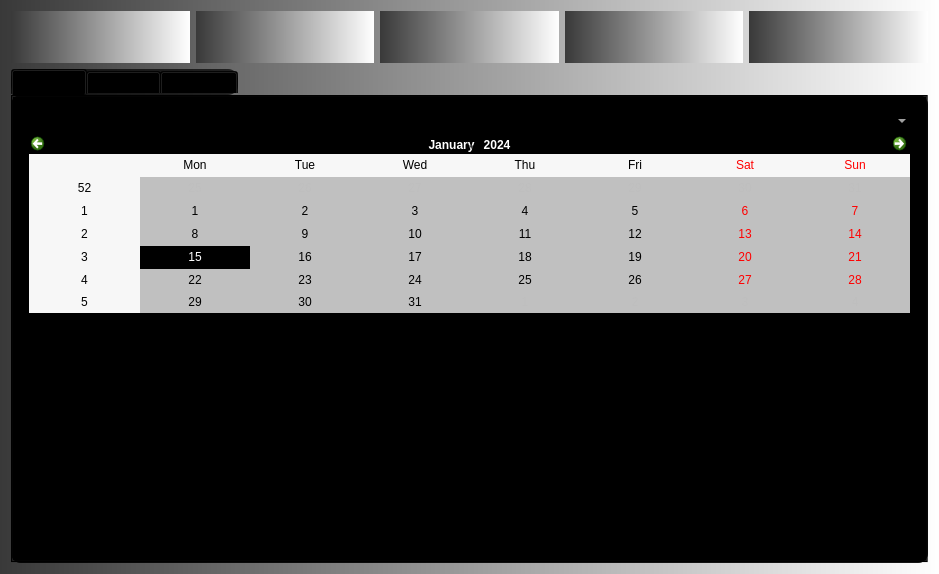
<?xml version="1.0" encoding="UTF-8"?>
<ui version="4.0">
 <class>ClubForms</class>
 <widget class="QWidget" name="ClubForms">
  <property name="geometry">
   <rect>
    <x>0</x>
    <y>0</y>
    <width>939</width>
    <height>574</height>
   </rect>
  </property>
  <property name="windowTitle">
   <string>Mi Deporte Movil</string>
  </property>
  <property name="windowIcon">
   <iconset resource="img.qrc">
    <normaloff>:/img/ico2.ico</normaloff>:/img/ico2.ico</iconset>
  </property>
  <property name="styleSheet">
   <string notr="true">background-color:qlineargradient(spread:pad, x1:0, y1:0, x2:1, y2:0, stop:0 rgba(57, 57, 57, 255), stop:1 rgba(255, 255, 255, 255))</string>
  </property>
  <layout class="QGridLayout" name="gridLayout_12">
   <item row="1" column="0" rowspan="2">
    <widget class="QTabWidget" name="tabWidget">
     <property name="styleSheet">
      <string notr="true">background-color:rgba(0,0,0,0.7);

selection-color: white;  
selection-background-color:rgba(0,0,0,0.5);     

border-radius: 10px;</string>
     </property>
     <property name="currentIndex">
      <number>0</number>
     </property>
     <widget class="QWidget" name="tab_2">
      <attribute name="title">
       <string>Reservas</string>
      </attribute>
      <layout class="QGridLayout" name="gridLayout_5">
       <item row="0" column="0">
        <layout class="QGridLayout" name="gridLayout_4">
         <item row="0" column="0" colspan="2">
          <widget class="QGroupBox" name="groupBox_10">
           <property name="title">
            <string>Canchas</string>
           </property>
           <layout class="QGridLayout" name="gridLayout_3">
            <item row="0" column="0">
             <widget class="QComboBox" name="cmbGameFields">
              <property name="styleSheet">
               <string notr="true">color:white;
border-color: grey;</string>
              </property>
              <property name="currentText">
               <string/>
              </property>
             </widget>
            </item>
            <item row="1" column="0">
             <widget class="QCalendarWidget" name="calendarWidget">
              <property name="styleSheet">
               <string notr="true">QCalendarWidget QAbstractItemView
{
background-color: rgb(192,192,192); /* цвет фона текущего месяца */
selection-background-color: black; /* цвет фона выбранного дня */
selection-color: white; /* цвет текста выбранного дня */
}
QCalendarWidget QMenu {
  	color: white;
  	background-color: rgb(100, 100, 100);
	selection-background-color: black; /* цвет фона выбранного дня */
	selection-color: white; /* цвет текста выбранного дня */
  }

QCalendarWidget QMenu::hover{
	color: rgb(158, 158, 158);
}</string>
              </property>
             </widget>
            </item>
           </layout>
          </widget>
         </item>
         <item row="1" column="0">
          <widget class="QGroupBox" name="groupBox_6">
           <property name="title">
            <string>Reservas del dia</string>
           </property>
           <layout class="QGridLayout" name="gridLayout_9">
            <item row="0" column="0">
             <widget class="QListWidget" name="listWidget">
              <property name="styleSheet">
               <string notr="true">color:white;</string>
              </property>
             </widget>
            </item>
           </layout>
          </widget>
         </item>
        </layout>
       </item>
       <item row="1" column="0">
        <widget class="Line" name="line_4">
         <property name="orientation">
          <enum>Qt::Horizontal</enum>
         </property>
        </widget>
       </item>
      </layout>
     </widget>
     <widget class="QWidget" name="tab">
      <attribute name="title">
       <string>Anuncios</string>
      </attribute>
      <layout class="QGridLayout" name="gridLayout_8">
       <item row="0" column="0">
        <layout class="QGridLayout" name="gridLayout_7">
         <item row="0" column="0">
          <widget class="QTextEdit" name="textEdit">
           <property name="styleSheet">
            <string notr="true">color:white;</string>
           </property>
          </widget>
         </item>
         <item row="1" column="0">
          <widget class="QGroupBox" name="groupBox">
           <property name="title">
            <string>Crear Anuncio</string>
           </property>
           <layout class="QGridLayout" name="gridLayout_6">
            <item row="0" column="0" colspan="2">
             <widget class="QTextEdit" name="teMessage">
              <property name="styleSheet">
               <string notr="true">color:white;</string>
              </property>
             </widget>
            </item>
            <item row="1" column="0">
             <widget class="QPushButton" name="pbPublic">
              <property name="font">
               <font>
                <family>Adobe Myungjo Std M</family>
                <pointsize>10</pointsize>
                <weight>75</weight>
                <bold>true</bold>
               </font>
              </property>
              <property name="styleSheet">
               <string notr="true">#pbPublic {
	color: #333;
	border: 2px solid #555;
	border-radius: 11px;
	padding: 5px;
	background: qradialgradient(cx: 0.3, cy: -0.4,
	fx: 0.3, fy: -0.4,
	radius: 1.35, stop: 0 #fff, stop: 1 #888);
	min-width: 80px;
}
#pbPublic:hover {
	background: qradialgradient(cx: 0.3, cy: -0.4,
	fx: 0.3, fy: -0.4,
	radius: 1.35, stop: 0 #fff, stop: 1 #bbb);
}
#pbPublic:pressed {
	background: qradialgradient(cx: 0.4, cy: -0.1,
	fx: 0.4, fy: -0.1,
	radius: 1.35, stop: 0 #fff, stop: 1 #ddd);
}</string>
              </property>
              <property name="text">
               <string>Publicar</string>
              </property>
             </widget>
            </item>
            <item row="1" column="1">
             <widget class="QPushButton" name="pbClear">
              <property name="font">
               <font>
                <family>Adobe Myungjo Std M</family>
                <pointsize>10</pointsize>
                <weight>75</weight>
                <bold>true</bold>
               </font>
              </property>
              <property name="styleSheet">
               <string notr="true">#pbClear {
	color: #333;
	border: 2px solid #555;
	border-radius: 11px;
	padding: 5px;
	background: qradialgradient(cx: 0.3, cy: -0.4,
	fx: 0.3, fy: -0.4,
	radius: 1.35, stop: 0 #fff, stop: 1 #888);
	min-width: 80px;
}
#pbClear:hover {
	background: qradialgradient(cx: 0.3, cy: -0.4,
	fx: 0.3, fy: -0.4,
	radius: 1.35, stop: 0 #fff, stop: 1 #bbb);
}
#pbClear:pressed {
	background: qradialgradient(cx: 0.4, cy: -0.1,
	fx: 0.4, fy: -0.1,
	radius: 1.35, stop: 0 #fff, stop: 1 #ddd);
}</string>
              </property>
              <property name="text">
               <string>Borrar</string>
              </property>
             </widget>
            </item>
           </layout>
          </widget>
         </item>
        </layout>
       </item>
      </layout>
     </widget>
     <widget class="QWidget" name="tab_3">
      <attribute name="title">
       <string>Productos</string>
      </attribute>
      <layout class="QGridLayout" name="gridLayout_11">
       <item row="0" column="0">
        <layout class="QGridLayout" name="gridLayout_10">
         <item row="0" column="0">
          <spacer name="horizontalSpacer">
           <property name="orientation">
            <enum>Qt::Horizontal</enum>
           </property>
           <property name="sizeHint" stdset="0">
            <size>
             <width>40</width>
             <height>20</height>
            </size>
           </property>
          </spacer>
         </item>
         <item row="0" column="1">
          <widget class="QListWidget" name="productsList">
           <property name="styleSheet">
            <string notr="true">color:white;</string>
           </property>
          </widget>
         </item>
         <item row="0" column="2">
          <spacer name="horizontalSpacer_2">
           <property name="orientation">
            <enum>Qt::Horizontal</enum>
           </property>
           <property name="sizeHint" stdset="0">
            <size>
             <width>40</width>
             <height>20</height>
            </size>
           </property>
          </spacer>
         </item>
        </layout>
       </item>
      </layout>
     </widget>
    </widget>
   </item>
   <item row="0" column="0">
    <layout class="QGridLayout" name="gridLayout">
     <item row="0" column="0">
      <widget class="QLabel" name="label">
       <property name="text">
        <string/>
       </property>
       <property name="pixmap">
        <pixmap resource="img.qrc">:/img/patrocinio/nike.png</pixmap>
       </property>
       <property name="scaledContents">
        <bool>true</bool>
       </property>
      </widget>
     </item>
     <item row="0" column="1">
      <widget class="QLabel" name="label_3">
       <property name="text">
        <string/>
       </property>
       <property name="pixmap">
        <pixmap resource="img.qrc">:/img/patrocinio/penn.png</pixmap>
       </property>
       <property name="scaledContents">
        <bool>true</bool>
       </property>
      </widget>
     </item>
     <item row="0" column="2">
      <widget class="QLabel" name="label_4">
       <property name="text">
        <string/>
       </property>
       <property name="pixmap">
        <pixmap resource="img.qrc">:/img/patrocinio/babolat.png</pixmap>
       </property>
       <property name="scaledContents">
        <bool>true</bool>
       </property>
      </widget>
     </item>
     <item row="0" column="3">
      <widget class="QLabel" name="label_5">
       <property name="text">
        <string/>
       </property>
       <property name="pixmap">
        <pixmap resource="img.qrc">:/img/patrocinio/adidas_PNG8.png</pixmap>
       </property>
       <property name="scaledContents">
        <bool>true</bool>
       </property>
      </widget>
     </item>
     <item row="0" column="4">
      <widget class="QLabel" name="label_6">
       <property name="text">
        <string/>
       </property>
       <property name="pixmap">
        <pixmap resource="img.qrc">:/img/patrocinio/Wilson-logo.svg.png</pixmap>
       </property>
       <property name="scaledContents">
        <bool>true</bool>
       </property>
      </widget>
     </item>
    </layout>
   </item>
  </layout>
 </widget>
 <resources>
  <include location="img.qrc"/>
 </resources>
 <connections/>
</ui>
